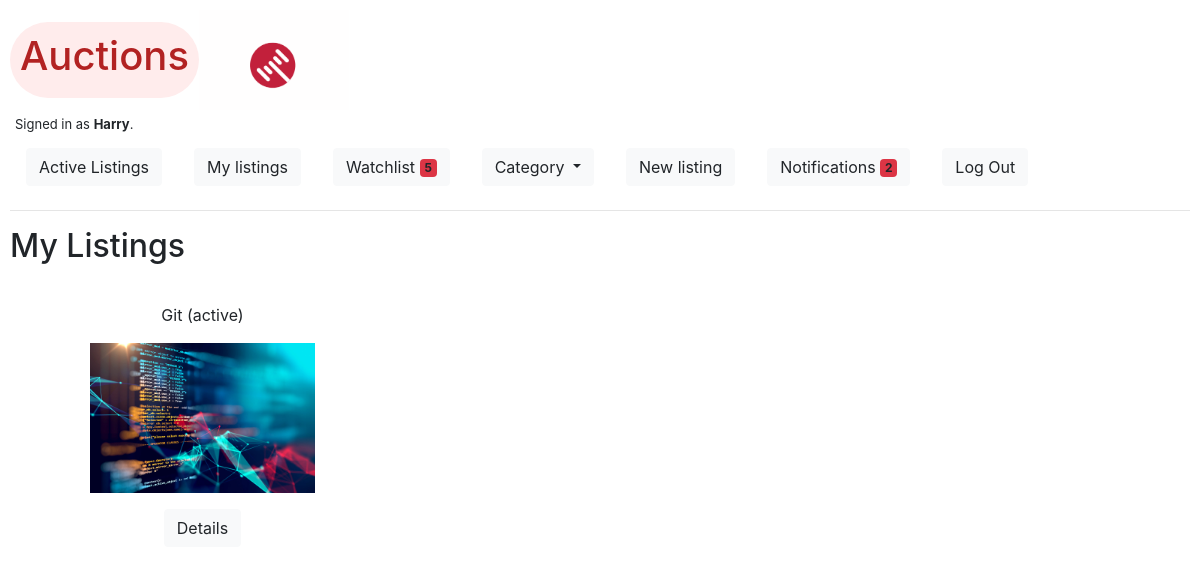
Screenshot of /my_listings (signed in) with the database file from the repository.
### auctions/models.py (models this page shows, shortened)
class User(AbstractUser):
    pass

class Listing(models.Model):
    class Category(models.TextChoices):
        HOME = 'HM', _('Home')
        ELECTRONICS = 'EL', _('Electronics')
        FASHION = 'FS', _('Fashion')
        HEALTH_BEAUTY = 'HB', _('Health & Beauty')
        MOTORS = 'GR', _('Motors')
        COLLECTIBLES = 'CL', _('Collectibles')
        SPORTS = 'SP', _('Sports')
        HOME_GARDEN = 'GA', _('Garden')
        DEALS = 'DE', _('Deals')
        UNDER_TEN = 'UT', _('Under $10')
        PETS = 'PT', _('Pets')
        TOYS = 'TY', _('Toys')
        OTHERS = 'OT', _('Others')
        __empty__ = _('(Unknown)')
    datetime = models.DateTimeField(auto_now_add=True)
    user = models.ForeignKey(User, on_delete=models.CASCADE, related_name="listings")
    title = models.CharField(max_length=255, unique=True)
    description = RichTextField()
    starting_bid = models.DecimalField(max_digits=19, decimal_places=2)
    category = models.CharField(max_length=2, choices=Category.choices,
                                default=Category.OTHERS,
                                blank=True)
    watchlist = models.ManyToManyField(to=User, related_name="watch", blank=True)
    current_price = models.DecimalField(max_digits=19, decimal_places=2)
    is_active = models.BooleanField(default=True)

class Photo(models.Model):
    listing = models.ForeignKey(Listing, default=None,
                             on_delete=models.CASCADE,
                             related_name='listing_photos')
    image = models.ImageField(upload_to='users/%Y/%m/%d/', blank=True)

### auctions/views.py (the view)
# urls.py: path("my_listings", views.my_listings, name="my_listings"),
@login_required
def my_listings(request):
    my_listings = User.objects.filter(username=request.user).first()
    return render(request, "auctions/my_listings.html", {
        "listings": my_listings.listings.all(),
    })

### auctions/templates/auctions/my_listings.html (shortened to what this page needs)
{% extends "auctions/layout.html" %}
{% block body %}
    <h2>My Listings</h2>
    <div id="container">
      {% for listing in listings %}
        <div class="grid">
          <div class="grid-item">
            <p>{{ listing.title }}{% if listing.is_active %} (active){% else %} (closed){% endif %}<a href="{% url 'listing' listing.title %}">
              <p><img class="index" src="{{ listing.listing_photos.all.first.image.url }}" alt="image"></p>
            </a></p>
          </div>
          <div class="grid-item">
            <p>
              <a class="btn btn-light" data-bs-toggle="collapse" href="#multiCollapseExample{{ forloop.counter }}" role="button" aria-expanded="false" aria-controls="multiCollapseExample{{ forloop.counter }}">Details</a>
            </p>
          </div>
        </div>
      {% endfor %}
    </div>
{% endblock %}

### auctions/templates/auctions/layout.html (shortened to what this page needs)
{% load static %}
<!DOCTYPE html>
<html lang="en">
    <head>
        <link rel="stylesheet" href="https://stackpath.bootstrapcdn.com/bootstrap/4.4.1/css/bootstrap.min.css">
        <link rel="stylesheet" href="{% static 'auctions/styles.css' %}">
        <link rel="stylesheet" href="{% static 'auctions/color.css' %}">
        <script src="https://cdn.jsdelivr.net/npm/bootstrap@5.0.0-beta1/dist/js/bootstrap.min.js"></script>    </head>
    <body class="auctions">
        <div class="title">
            <div id="auction_logo"><h1>Auctions</h1></div>
            <div class="gif"></div>
        </div>
        <div id="is_authenticated">
            {% if user.is_authenticated %}
                Signed in as <strong>{{ user.username }}</strong>.
            {% else %}
                Not signed in.
            {% endif %}
        </div>
        <ul class="nav">
                <li class="nav-item">
                    <a class="nav-link" href="{% url 'index' %}">
                        <button type="button" class="btn btn-light">
                            Active Listings
                        </button>
                    </a>
                </li>
                {% if user.is_authenticated %}
                    <li class="nav-item">
                        <a class="nav-link" href="{% url 'my_listings' %}">
                            <button type="button" class="btn btn-light">
                                My listings
                            </button>
                        </a>
                    </li>
                    <li class="nav-item">
                        <a class="nav-link" href="{% url 'watchlist' %}">
                            <button type="button" class="btn btn-light">
                                Watchlist <span class="badge bg-danger">{% if request.user.watch.count != 0 %} {{ request.user.watch.count }} {% endif %}</span>
                              </button></a>
                    </li>
                    <li class="nav-item">
                        <div class="nav-link">
                            <a class="btn btn-light dropdown-toggle" href="#" role="button" id="dropdownMenuLink" data-toggle="dropdown" aria-haspopup="true" aria-expanded="false">
                            Category
                            </a>
                        </div>
                    </li>
                    <li class="nav-item">
                        <a class="nav-link" href="{% url 'new_listing' %}">
                            <button type="button" class="btn btn-light">
                                New listing
                            </button>
                        </a>
                    </li>
                    <li class="nav-item">
                        <a class="nav-link" href="{% url 'notifications' %}">
                            <button type="button" class="btn btn-light">
                                Notifications <span class="badge bg-danger">{% if request.user.notifications.count != 0 %} {{ request.user.notifications.count }} {% endif %}</span>
                              </button></a>
                    </li>
                    <li class="nav-item">
                        <a class="nav-link" href="{% url 'logout' %}">
                            <button type="button" class="btn btn-light">
                                Log Out
                            </button>
                        </a>
                    </li>
                {% endif %}
        </ul>
        <hr>
        {% block body %}
        {% endblock %}
    </body>
</html>

### auctions/static/auctions/styles.css (style rules this page uses)
.auctions { padding: 10px; }
#is_authenticated { font-size: small; padding: 5px; text-align: left; padding-right: 15px; }
#auction_logo { color:firebrick; border-radius: 70px; padding: 10px; }
.index { max-height: 150px; max-width: 250px; }
@media (min-width: 600px) { body { background-color: white; } }
#container { display: flex; flex-wrap: wrap; align-items: flex-start; }
#container > div { margin: 10px; padding: 20px; width: 365px; }
.grid { display: grid; overflow: auto; }
.grid-item p { text-align: center; }
.title { display: inline-flex; align-items: center; width: 100%; }
.title .gif { background-image: url("dribbble.gif"); background-size: cover; width: 150px; height: 100px; }

### auctions/static/auctions/color.css (style rules this page uses)
.auctions .title div { background-color: #ffecec; }

### rows the page displays
User: username "Harry", user.watch.count "5", user.notifications.count "2"
Listing: title "Git", is_active "(active)", listing_photos.all.first.image (picture)
